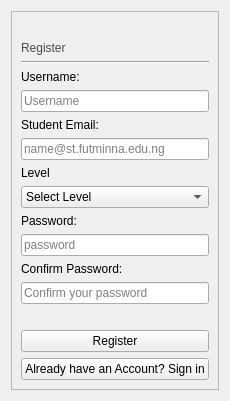
      <widget class="QWidget" name="registerPage">
       <layout class="QVBoxLayout" name="verticalLayout_190">
        <item>
         <widget class="QFrame" name="frame">
          <property name="frameShape">
           <enum>QFrame::StyledPanel</enum>
          </property>
          <property name="frameShadow">
           <enum>QFrame::Raised</enum>
          </property>
          <layout class="QVBoxLayout" name="verticalLayout_2">
           <item>
            <layout class="QHBoxLayout" name="horizontalLayout">
             <item>
              <widget class="QLabel" name="Icon">
               <property name="maximumSize">
                <size>
                 <width>120</width>
                 <height>81</height>
                </size>
               </property>
               <property name="text">
                <string/>
               </property>
               <property name="pixmap">
                <pixmap resource="../resource.qrc">:/futminna_logo</pixmap>
               </property>
               <property name="alignment">
                <set>Qt::AlignCenter</set>
               </property>
              </widget>
             </item>
            </layout>
           </item>
           <item>
            <widget class="QLabel" name="label">
             <property name="styleSheet">
              <string notr="true">color:rgb(75, 75, 75);
font: 16pt &quot;Comic Sans MS&quot;;</string>
             </property>
             <property name="text">
              <string>Register</string>
             </property>
            </widget>
           </item>
           <item>
            <widget class="Line" name="line">
             <property name="orientation">
              <enum>Qt::Horizontal</enum>
             </property>
            </widget>
           </item>
           <item>
            <layout class="QVBoxLayout" name="verticalLayout_3">
             <item>
              <widget class="QLabel" name="UsernameLabel">
               <property name="text">
                <string>Username:</string>
               </property>
              </widget>
             </item>
             <item>
              <widget class="QLineEdit" name="usernameLineEdit">
               <property name="text">
                <string/>
               </property>
               <property name="placeholderText">
                <string>Username</string>
               </property>
              </widget>
             </item>
             <item>
              <widget class="QLabel" name="emailLabel">
               <property name="text">
                <string>Student Email:</string>
               </property>
              </widget>
             </item>
             <item>
              <widget class="QLineEdit" name="emailEdit">
               <property name="readOnly">
                <bool>false</bool>
               </property>
               <property name="placeholderText">
                <string>name@st.futminna.edu.ng</string>
               </property>
              </widget>
             </item>
             <item>
              <widget class="QLabel" name="label_2">
               <property name="text">
                <string>Level</string>
               </property>
              </widget>
             </item>
             <item>
              <widget class="QComboBox" name="comboBox">
               <property name="styleSheet">
                <string notr="true"/>
               </property>
               <item>
                <property name="text">
                 <string>Select Level</string>
                </property>
               </item>
               <item>
                <property name="text">
                 <string>100Level</string>
                </property>
               </item>
               <item>
                <property name="text">
                 <string>200Level</string>
                </property>
               </item>
               <item>
                <property name="text">
                 <string>300Level</string>
                </property>
               </item>
               <item>
                <property name="text">
                 <string>400Level</string>
                </property>
               </item>
               <item>
                <property name="text">
                 <string>500Level</string>
                </property>
               </item>
              </widget>
             </item>
             <item>
              <widget class="QLabel" name="passwordLabel">
               <property name="text">
                <string>Password:</string>
               </property>
              </widget>
             </item>
             <item>
              <widget class="QLineEdit" name="passwordEdit">
               <property name="echoMode">
                <enum>QLineEdit::Password</enum>
               </property>
               <property name="placeholderText">
                <string>password</string>
               </property>
              </widget>
             </item>
             <item>
              <widget class="QLabel" name="confirmPLabel">
               <property name="text">
                <string>Confirm Password:</string>
               </property>
              </widget>
             </item>
             <item>
              <widget class="QLineEdit" name="confirmPLabel_2">
               <property name="echoMode">
                <enum>QLineEdit::Password</enum>
               </property>
               <property name="placeholderText">
                <string>Confirm your password</string>
               </property>
              </widget>
             </item>
             <item>
              <spacer name="horizontalSpacer">
               <property name="orientation">
                <enum>Qt::Horizontal</enum>
               </property>
               <property name="sizeHint" stdset="0">
                <size>
                 <width>40</width>
                 <height>20</height>
                </size>
               </property>
              </spacer>
             </item>
             <item>
              <widget class="QPushButton" name="regBtn">
               <property name="text">
                <string>Register</string>
               </property>
              </widget>
             </item>
             <item>
              <widget class="QPushButton" name="loginReqBtn">
               <property name="text">
                <string>Already have an Account? Sign in</string>
               </property>
              </widget>
             </item>
            </layout>
           </item>
          </layout>
         </widget>
        </item>
       </layout>
      </widget>
